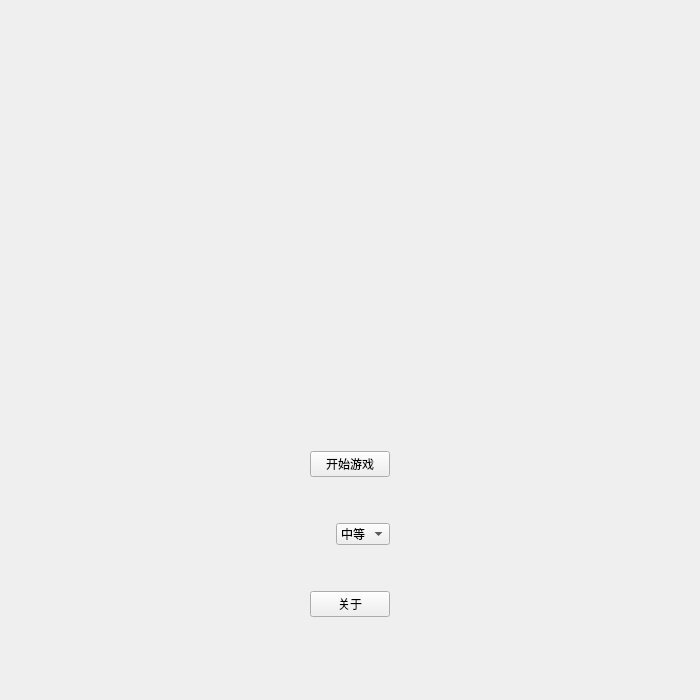
<?xml version="1.0" encoding="UTF-8"?>
<ui version="4.0">
 <class>start</class>
 <widget class="QWidget" name="start">
  <property name="geometry">
   <rect>
    <x>0</x>
    <y>0</y>
    <width>700</width>
    <height>700</height>
   </rect>
  </property>
  <property name="minimumSize">
   <size>
    <width>700</width>
    <height>700</height>
   </size>
  </property>
  <property name="maximumSize">
   <size>
    <width>700</width>
    <height>700</height>
   </size>
  </property>
  <property name="windowTitle">
   <string>数独游戏</string>
  </property>
  <layout class="QVBoxLayout" name="verticalLayout" stretch="6,0,1">
   <property name="spacing">
    <number>0</number>
   </property>
   <property name="leftMargin">
    <number>0</number>
   </property>
   <property name="topMargin">
    <number>0</number>
   </property>
   <property name="rightMargin">
    <number>0</number>
   </property>
   <property name="bottomMargin">
    <number>0</number>
   </property>
   <item>
    <widget class="QLabel" name="labelpic">
     <property name="sizePolicy">
      <sizepolicy hsizetype="Preferred" vsizetype="Preferred">
       <horstretch>0</horstretch>
       <verstretch>0</verstretch>
      </sizepolicy>
     </property>
     <property name="text">
      <string/>
     </property>
     <property name="pixmap">
      <pixmap resource="image.qrc">:/Image/222.png</pixmap>
     </property>
     <property name="scaledContents">
      <bool>true</bool>
     </property>
     <property name="alignment">
      <set>Qt::AlignCenter</set>
     </property>
    </widget>
   </item>
   <item>
    <widget class="QWidget" name="widget" native="true">
     <layout class="QGridLayout" name="gridLayout">
      <item row="0" column="0">
       <spacer name="horizontalSpacer">
        <property name="orientation">
         <enum>Qt::Horizontal</enum>
        </property>
        <property name="sizeHint" stdset="0">
         <size>
          <width>282</width>
          <height>20</height>
         </size>
        </property>
       </spacer>
      </item>
      <item row="0" column="1" colspan="2">
       <widget class="QPushButton" name="start_btn">
        <property name="text">
         <string>开始游戏</string>
        </property>
       </widget>
      </item>
      <item row="0" column="3">
       <spacer name="horizontalSpacer_2">
        <property name="orientation">
         <enum>Qt::Horizontal</enum>
        </property>
        <property name="sizeHint" stdset="0">
         <size>
          <width>282</width>
          <height>20</height>
         </size>
        </property>
       </spacer>
      </item>
      <item row="2" column="2">
       <widget class="QComboBox" name="level">
        <property name="currentText">
         <string>中等</string>
        </property>
        <property name="currentIndex">
         <number>1</number>
        </property>
        <item>
         <property name="text">
          <string>简单</string>
         </property>
        </item>
        <item>
         <property name="text">
          <string>中等</string>
         </property>
        </item>
        <item>
         <property name="text">
          <string>困难</string>
         </property>
        </item>
        <item>
         <property name="text">
          <string>专家</string>
         </property>
        </item>
       </widget>
      </item>
      <item row="4" column="0">
       <spacer name="horizontalSpacer_3">
        <property name="orientation">
         <enum>Qt::Horizontal</enum>
        </property>
        <property name="sizeHint" stdset="0">
         <size>
          <width>282</width>
          <height>20</height>
         </size>
        </property>
       </spacer>
      </item>
      <item row="4" column="1" colspan="2">
       <widget class="QPushButton" name="rule_btn">
        <property name="text">
         <string>关于</string>
        </property>
       </widget>
      </item>
      <item row="4" column="3">
       <spacer name="horizontalSpacer_4">
        <property name="orientation">
         <enum>Qt::Horizontal</enum>
        </property>
        <property name="sizeHint" stdset="0">
         <size>
          <width>282</width>
          <height>20</height>
         </size>
        </property>
       </spacer>
      </item>
      <item row="2" column="0">
       <spacer name="horizontalSpacer_5">
        <property name="orientation">
         <enum>Qt::Horizontal</enum>
        </property>
        <property name="sizeHint" stdset="0">
         <size>
          <width>40</width>
          <height>20</height>
         </size>
        </property>
       </spacer>
      </item>
      <item row="2" column="3">
       <spacer name="horizontalSpacer_6">
        <property name="orientation">
         <enum>Qt::Horizontal</enum>
        </property>
        <property name="sizeHint" stdset="0">
         <size>
          <width>40</width>
          <height>20</height>
         </size>
        </property>
       </spacer>
      </item>
      <item row="1" column="2">
       <spacer name="verticalSpacer_2">
        <property name="orientation">
         <enum>Qt::Vertical</enum>
        </property>
        <property name="sizeHint" stdset="0">
         <size>
          <width>20</width>
          <height>40</height>
         </size>
        </property>
       </spacer>
      </item>
      <item row="3" column="2">
       <spacer name="verticalSpacer_3">
        <property name="orientation">
         <enum>Qt::Vertical</enum>
        </property>
        <property name="sizeHint" stdset="0">
         <size>
          <width>20</width>
          <height>40</height>
         </size>
        </property>
       </spacer>
      </item>
     </layout>
    </widget>
   </item>
   <item>
    <spacer name="verticalSpacer">
     <property name="orientation">
      <enum>Qt::Vertical</enum>
     </property>
     <property name="sizeHint" stdset="0">
      <size>
       <width>20</width>
       <height>25</height>
      </size>
     </property>
    </spacer>
   </item>
  </layout>
 </widget>
 <resources>
  <include location="image.qrc"/>
 </resources>
 <connections/>
</ui>
